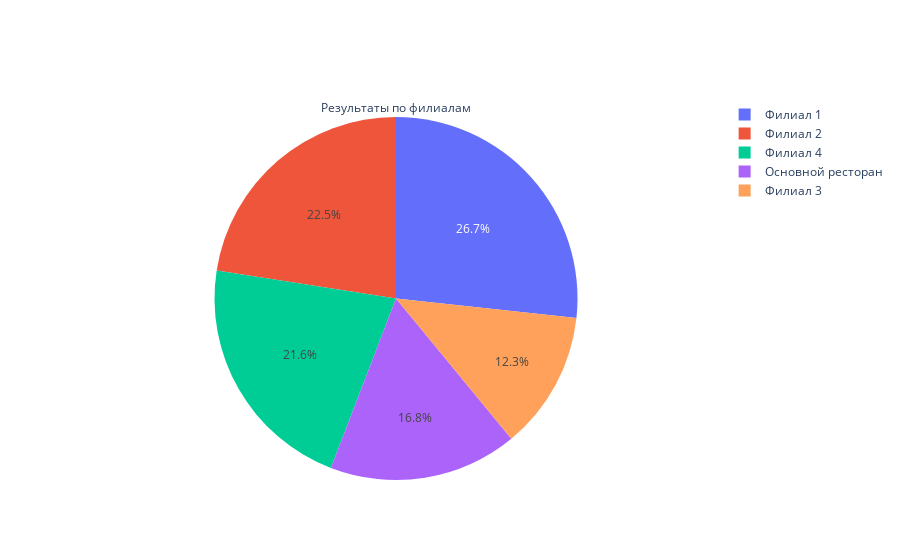

Here is the notebook cell this chart was saved with:
### Code cell
name_rest = ['Филиал 1', 'Филиал 2', 'Филиал 3', 'Филиал 4', 'Основной ресторан']
values = [18650, 12098*1.3, 8353*1.03, 15100, 23450*0.5]

fig = go.Figure(data=[go.Pie(labels=name_rest, values=values, title='Результаты по филиалам')])
fig.show()

### Figure 1 — Plotly figure (JSON) as saved in the notebook; plotly's stock layout.template omitted (floating-point values rounded to 4 significant figures)
{"data": [{"labels": ["Филиал 1", "Филиал 2", "Филиал 3", "Филиал 4", "Основной ресторан"], "title": {"text": "Результаты по филиалам"}, "type": "pie", "values": [18650, 15730.0, 8604.0, 15100, 11725]}], "layout": {}}
